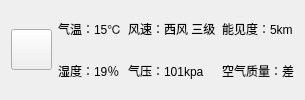
      <widget class="QWidget" name="tab_20">
       <attribute name="title">
        <string>5时</string>
       </attribute>
       <layout class="QGridLayout" name="gridLayout_77">
        <item row="0" column="0">
         <layout class="QGridLayout" name="gridLayout_27">
          <item row="0" column="0" rowspan="2">
           <widget class="QPushButton" name="pushButton_31">
            <property name="minimumSize">
             <size>
              <width>41</width>
              <height>41</height>
             </size>
            </property>
            <property name="maximumSize">
             <size>
              <width>41</width>
              <height>41</height>
             </size>
            </property>
            <property name="styleSheet">
             <string notr="true">border-image: url(:/天气符号/素材/中雪.png);</string>
            </property>
            <property name="text">
             <string/>
            </property>
           </widget>
          </item>
          <item row="0" column="1">
           <widget class="QLabel" name="label_145">
            <property name="text">
             <string>气温：15℃</string>
            </property>
           </widget>
          </item>
          <item row="0" column="2">
           <widget class="QLabel" name="label_146">
            <property name="text">
             <string>风速：西风 三级</string>
            </property>
           </widget>
          </item>
          <item row="0" column="3">
           <widget class="QLabel" name="label_147">
            <property name="text">
             <string>能见度：5km</string>
            </property>
           </widget>
          </item>
          <item row="1" column="1">
           <widget class="QLabel" name="label_148">
            <property name="text">
             <string>湿度：19％</string>
            </property>
           </widget>
          </item>
          <item row="1" column="2">
           <widget class="QLabel" name="label_149">
            <property name="text">
             <string>气压：101kpa</string>
            </property>
           </widget>
          </item>
          <item row="1" column="3">
           <widget class="QLabel" name="label_150">
            <property name="text">
             <string>空气质量：差</string>
            </property>
           </widget>
          </item>
         </layout>
        </item>
       </layout>
      </widget>
